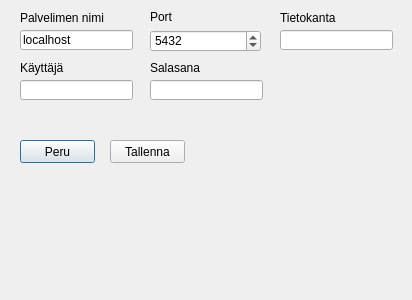
<?xml version="1.0" encoding="UTF-8"?>
<ui version="4.0">
 <class>Dialog</class>
 <widget class="QDialog" name="Dialog">
  <property name="geometry">
   <rect>
    <x>0</x>
    <y>0</y>
    <width>412</width>
    <height>300</height>
   </rect>
  </property>
  <property name="windowTitle">
   <string>Dialog</string>
  </property>
  <widget class="QLineEdit" name="hostLineEdit">
   <property name="geometry">
    <rect>
     <x>20</x>
     <y>30</y>
     <width>113</width>
     <height>20</height>
    </rect>
   </property>
   <property name="inputMask">
    <string/>
   </property>
   <property name="text">
    <string>localhost</string>
   </property>
   <property name="placeholderText">
    <string/>
   </property>
  </widget>
  <widget class="QSpinBox" name="portSpinBox">
   <property name="geometry">
    <rect>
     <x>150</x>
     <y>30</y>
     <width>111</width>
     <height>22</height>
    </rect>
   </property>
   <property name="maximum">
    <number>9999</number>
   </property>
   <property name="value">
    <number>5432</number>
   </property>
  </widget>
  <widget class="QLabel" name="portLabel">
   <property name="geometry">
    <rect>
     <x>150</x>
     <y>10</y>
     <width>47</width>
     <height>13</height>
    </rect>
   </property>
   <property name="text">
    <string>Port</string>
   </property>
  </widget>
  <widget class="QLabel" name="hostLabel">
   <property name="geometry">
    <rect>
     <x>20</x>
     <y>10</y>
     <width>101</width>
     <height>16</height>
    </rect>
   </property>
   <property name="text">
    <string>Palvelimen nimi</string>
   </property>
  </widget>
  <widget class="QPushButton" name="cancelPushButton">
   <property name="geometry">
    <rect>
     <x>20</x>
     <y>140</y>
     <width>75</width>
     <height>23</height>
    </rect>
   </property>
   <property name="text">
    <string>Peru</string>
   </property>
   <property name="autoExclusive">
    <bool>false</bool>
   </property>
   <property name="default">
    <bool>true</bool>
   </property>
  </widget>
  <widget class="QPushButton" name="savePushButton">
   <property name="geometry">
    <rect>
     <x>110</x>
     <y>140</y>
     <width>75</width>
     <height>23</height>
    </rect>
   </property>
   <property name="text">
    <string>Tallenna</string>
   </property>
  </widget>
  <widget class="QLineEdit" name="databaseLineEdit">
   <property name="geometry">
    <rect>
     <x>280</x>
     <y>30</y>
     <width>113</width>
     <height>20</height>
    </rect>
   </property>
  </widget>
  <widget class="QLineEdit" name="userLineEdit">
   <property name="geometry">
    <rect>
     <x>20</x>
     <y>80</y>
     <width>113</width>
     <height>20</height>
    </rect>
   </property>
  </widget>
  <widget class="QLineEdit" name="passwordLineEdit">
   <property name="geometry">
    <rect>
     <x>150</x>
     <y>80</y>
     <width>113</width>
     <height>20</height>
    </rect>
   </property>
  </widget>
  <widget class="QLabel" name="databaseLabel">
   <property name="geometry">
    <rect>
     <x>280</x>
     <y>10</y>
     <width>101</width>
     <height>16</height>
    </rect>
   </property>
   <property name="text">
    <string>Tietokanta</string>
   </property>
  </widget>
  <widget class="QLabel" name="userLabel">
   <property name="geometry">
    <rect>
     <x>20</x>
     <y>60</y>
     <width>101</width>
     <height>16</height>
    </rect>
   </property>
   <property name="text">
    <string>Käyttäjä</string>
   </property>
  </widget>
  <widget class="QLabel" name="passwordLabel">
   <property name="geometry">
    <rect>
     <x>150</x>
     <y>60</y>
     <width>101</width>
     <height>16</height>
    </rect>
   </property>
   <property name="text">
    <string>Salasana</string>
   </property>
  </widget>
 </widget>
 <resources/>
 <connections/>
</ui>
